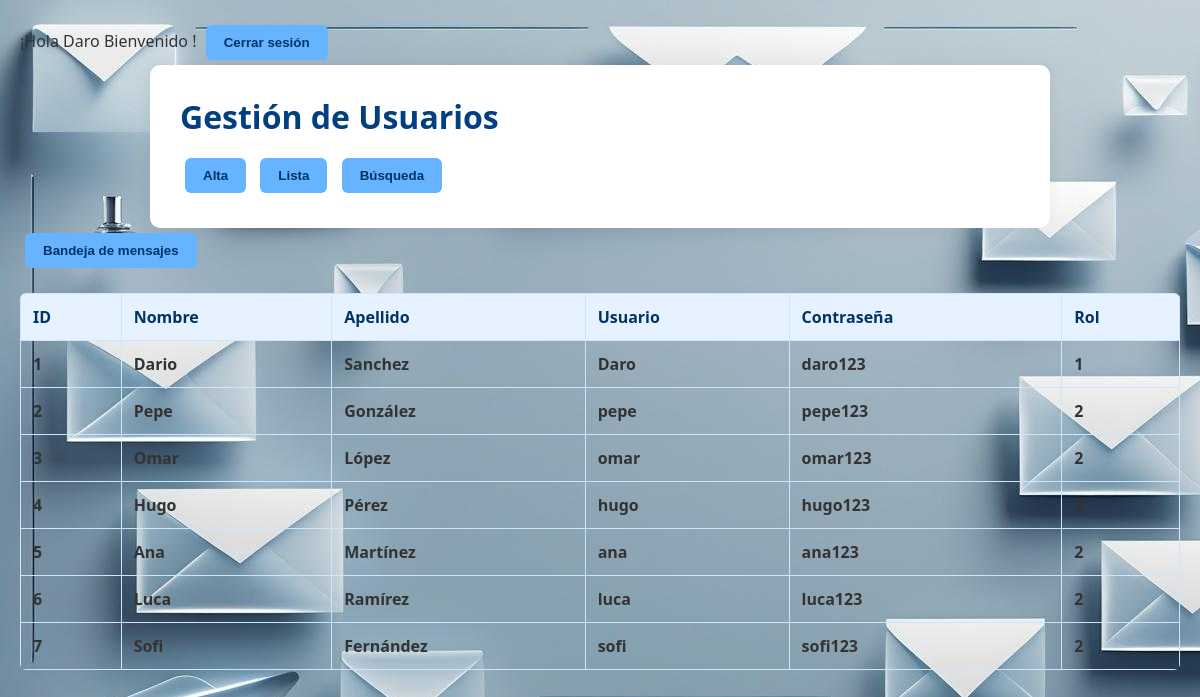
The app's page /admin.php?lista (signed in) with its own data.
### tables this page shows
CREATE TABLE usuarios (
    idUsuario INT(11) NOT NULL AUTO_INCREMENT,
    nombre VARCHAR(30),
    apellido VARCHAR(30),
    usuario VARCHAR(30),
    pass VARCHAR(100),
    rol TINYINT(4),
    PRIMARY KEY(idUsuario),
    FOREIGN KEY (rol) REFERENCES roles(id),
    UNIQUE (usuario)
);

### ClasesFinal.php (called while the page is built, shortened)
<?php
class Usuarios implements abm {
    public static function listar() {
        try {
            $c = conectar();
            $sql = "SELECT * FROM usuarios;";
            $resulset = $c->query($sql);
            $usuarios = [];
            if ($resulset && $resulset->num_rows > 0) {
                while ($fila = $resulset->fetch_assoc()) {
                    $usuarios[] = $fila;
                }
            }
            return $usuarios;
        } catch (Throwable $e) {
            echo "Error en listar: " . $e->getMessage();
            return [];
        }
    }
}

### admin.php (the view, shortened to what this page needs)
<?php
require_once "ClasesFinal.php";
?>
<!DOCTYPE html>
<html lang="en">
<head>
    <link rel="stylesheet" href="stylesheet.css">
</head>
<body>
    <div class="header">
        <div>
            <?php echo "¡Hola " . $_SESSION['usuario'] . "  Bienvenido !";
            ?>
            <a href='LogOut.php'> <button>Cerrar sesión</button></a>
        </div>
    </div>
    <div class="container">
        <h1>Gestión de Usuarios</h1>
        <div>
            <a href="?alta"><button>Alta</button></a>
            <a href="?lista"><button>Lista</button></a>
            <a href="?busqueda"><button>Búsqueda</button></a>
        </div>
    </div>
    <div class="mensajeria">
        <a href='mensajes.php'><button>Bandeja de mensajes</button></a>
    </div>
    <?php
    if (isset($_GET['lista'])) {
        $lista_usuarios = Usuarios::listar();
        if ($lista_usuarios) {
    ?>
    <table>
        <tr>
            <th>ID</th>
            <th>Nombre</th>
            <th>Apellido</th>
            <th>Usuario</th>
            <th>Contraseña</th>
            <th>Rol</th>
        </tr>
        <?php
                foreach ($lista_usuarios as $usuario) {
                ?>
        <tr>
            <td><?= $usuario['idUsuario'] ?> </td>
            <td><?= $usuario['nombre'] ?> </td>
            <td><?= $usuario['apellido'] ?> </td>
            <td><?= $usuario['usuario'] ?> </td>
            <td><?= $usuario['pass'] ?> </td>
            <td><?= $usuario['rol'] ?> </td>
        </tr>
        <?php
                }
                ?>
    </table>
    <?php
        } else {
            echo "No hay usuarios";
        }
    }
    ?>
</body>
</html>

### stylesheet.css (style rules this page uses)
* { margin: 0; padding: 0; box-sizing: border-box; }
body { font-family: 'Segoe UI', Tahoma, Geneva, Verdana, sans-serif; padding: 20px; color: #333; background-image: url('img/5.jpg'); }
.container { max-width: 900px; margin: 0 auto; background-color: white; padding: 30px; border-radius: 10px; box-shadow: 0 0 15px rgba(0, 0, 0, 0.05); }
button, input[type="submit"] { background-color: #66b3ff; color: #003366; padding: 10px 18px; margin: 5px; border: none; border-radius: 6px; cursor: pointer; font-weight: bold; transition: background-color 0.3s ease; }
table { width: 100%; border-collapse: collapse; margin-top: 20px; border-radius: 6px; overflow: hidden; }
th, td { padding: 12px; text-align: left; border: 1px solid #cce6ff; }
th { background-color: #e6f2ff; color: #003366; }
h1, h2, h3 { margin-bottom: 15px; color: #004080; }
table td, table th { font-weight: bold; }

### records on screen
usuarios: idUsuario "1", nombre "Dario", apellido "Sanchez", usuario "Daro", pass "daro123", rol "1"
usuarios: idUsuario "2", nombre "Pepe", apellido "González", usuario "pepe", pass "pepe123", rol "2"
usuarios: idUsuario "3", nombre "Omar", apellido "López", usuario "omar", pass "omar123", rol "2"
usuarios: idUsuario "4", nombre "Hugo", apellido "Pérez", usuario "hugo", pass "hugo123"
usuarios: idUsuario "5", nombre "Ana", apellido "Martínez", usuario "ana", pass "ana123", rol "2"
usuarios: idUsuario "6", nombre "Luca", apellido "Ramírez", usuario "luca", pass "luca123", rol "2"
usuarios: idUsuario "7", nombre "Sofi", apellido "Fernández", usuario "sofi", pass "sofi123", rol "2"

### other values on screen
$_SESSION['usuario'] "Daro"
